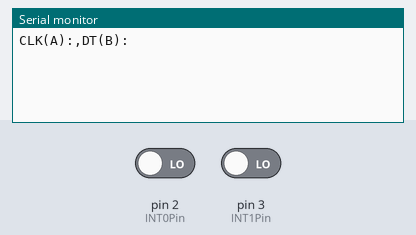
Simulated run of this sketch. Board: Arduino Uno, built with avr-gcc and run on an emulated ATmega328P. Shown: the last lines printed to the serial monitor. The test bench sets the inputs (shaded band); at power-on: pin 2 (INT0Pin) LOW, pin 3 (INT1Pin) LOW.

Above: at 1.2 s.
1.3 s: pin 2 (INT0Pin) driven HIGH
At 2.3 s:
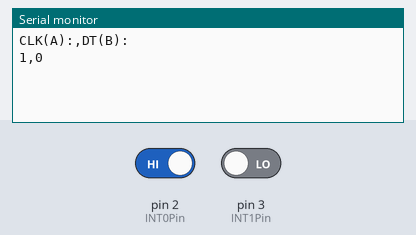
2.8 s: pin 3 (INT1Pin) driven HIGH
At 3.4 s:
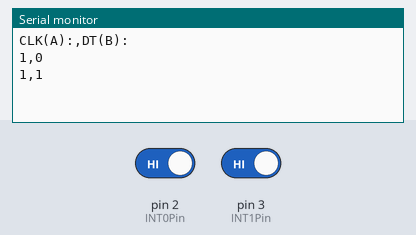
4.3 s: pin 2 (INT0Pin) driven LOW
At 5.5 s:
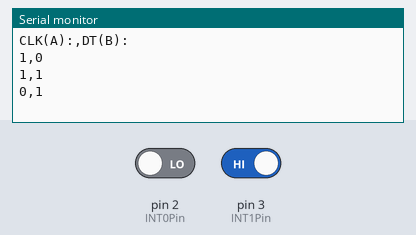
5.8 s: pin 3 (INT1Pin) driven LOW
At 6.9 s:
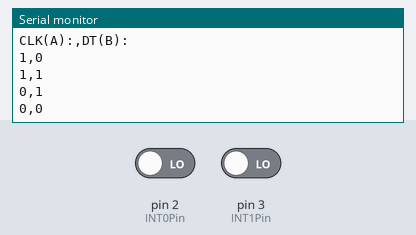

Measured:
- after the input at 1.3 s, the serial monitor: prints a new line at once (image 1)
- after the input at 2.8 s, the serial monitor: prints a new line at once (image 2)
- after the input at 4.3 s, the serial monitor: prints a new line at once (image 3)
- after the input at 5.8 s, the serial monitor: prints a new line at once (image 4)

The sketch:

RotaryEncoderNanoPlotter.ino
```cpp
// PROJECT  :RotaryEncoderNanoPlotter
// PURPOSE  :Echoes CLK and DT (A and B) as a square wave on the Serial Plotter/Monitor
// COURSE   :*
// AUTHOR   :C. D'Arcy
// DATE     :2022 01 31. Confirmed 2024 04 01.
// MCU      :328P
// STATUS   :Working
// REFERENCE:http://darcy.rsgc.on.ca/ACES/TEI4M/2021/images/RotaryEncoderSquare.png

#define INT0Pin 2         // A
#define INT1Pin 3         // B
volatile uint8_t pinA;    //not PINA
volatile uint8_t pinB;    //not PINB
volatile uint8_t state;
volatile boolean triggered = false;
#define RUNLENGTH 20

void setup() {
  Serial.begin(9600);
  while (!Serial);
  attachInterrupt(digitalPinToInterrupt(INT0Pin), readEncoderA, CHANGE);
  attachInterrupt(digitalPinToInterrupt(INT1Pin), readEncoderB, CHANGE);
  Serial.print("CLK(A):");
  Serial.print(',');
  Serial.println("DT(B):");

}
/*
  ISR(INT0_vect){
  }

  ISR(INT1_vect){
  }
*/

void readEncoderA() {
  triggered = true;
  pinA = digitalRead(INT0Pin);
  pinB = digitalRead(INT1Pin);
}

void readEncoderB() {
  triggered = true;
  pinA = digitalRead(INT0Pin);
  pinB = digitalRead(INT1Pin);
}

void loop() {
  if (triggered) {
    triggered = false;
    displaySerial();
    //displayPlotter();
  }
}

void displaySerial() {
  Serial.print(pinA );
  Serial.print(',');
  Serial.println(pinB);
}

void displayPlotter() {
  for (uint8_t i = 0; i < RUNLENGTH; i++) {
    Serial.print(pinA ? 4 : 3);
    Serial.print(',');
    Serial.println(pinB ? 1 : 0);
  }
}
```
